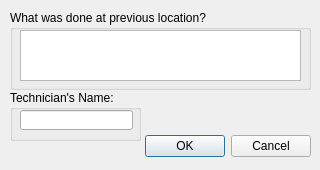
<?xml version="1.0" encoding="UTF-8"?>
<ui version="4.0">
 <class>InfoDialog</class>
 <widget class="QDialog" name="InfoDialog">
  <property name="geometry">
   <rect>
    <x>0</x>
    <y>0</y>
    <width>320</width>
    <height>170</height>
   </rect>
  </property>
  <property name="minimumSize">
   <size>
    <width>320</width>
    <height>170</height>
   </size>
  </property>
  <property name="maximumSize">
   <size>
    <width>320</width>
    <height>170</height>
   </size>
  </property>
  <property name="windowTitle">
   <string>Previous Ticket Information</string>
  </property>
  <widget class="QDialogButtonBox" name="buttonBox">
   <property name="geometry">
    <rect>
     <x>10</x>
     <y>130</y>
     <width>301</width>
     <height>32</height>
    </rect>
   </property>
   <property name="orientation">
    <enum>Qt::Horizontal</enum>
   </property>
   <property name="standardButtons">
    <set>QDialogButtonBox::Cancel|QDialogButtonBox::Ok</set>
   </property>
  </widget>
  <widget class="QGroupBox" name="tkt_Group_prevLoc">
   <property name="geometry">
    <rect>
     <x>10</x>
     <y>10</y>
     <width>301</width>
     <height>80</height>
    </rect>
   </property>
   <property name="title">
    <string>What was done at previous location?</string>
   </property>
   <widget class="QPlainTextEdit" name="tktPrevLoc">
    <property name="geometry">
     <rect>
      <x>10</x>
      <y>20</y>
      <width>281</width>
      <height>51</height>
     </rect>
    </property>
   </widget>
  </widget>
  <widget class="QGroupBox" name="tkt_Group_prevTech">
   <property name="geometry">
    <rect>
     <x>10</x>
     <y>90</y>
     <width>131</width>
     <height>51</height>
    </rect>
   </property>
   <property name="title">
    <string>Technician's Name:</string>
   </property>
   <widget class="QLineEdit" name="tktPrevTech">
    <property name="geometry">
     <rect>
      <x>10</x>
      <y>20</y>
      <width>113</width>
      <height>20</height>
     </rect>
    </property>
   </widget>
  </widget>
 </widget>
 <resources/>
 <connections>
  <connection>
   <sender>buttonBox</sender>
   <signal>accepted()</signal>
   <receiver>InfoDialog</receiver>
   <slot>accept()</slot>
   <hints>
    <hint type="sourcelabel">
     <x>248</x>
     <y>254</y>
    </hint>
    <hint type="destinationlabel">
     <x>157</x>
     <y>274</y>
    </hint>
   </hints>
  </connection>
  <connection>
   <sender>buttonBox</sender>
   <signal>rejected()</signal>
   <receiver>InfoDialog</receiver>
   <slot>reject()</slot>
   <hints>
    <hint type="sourcelabel">
     <x>316</x>
     <y>260</y>
    </hint>
    <hint type="destinationlabel">
     <x>286</x>
     <y>274</y>
    </hint>
   </hints>
  </connection>
 </connections>
</ui>
